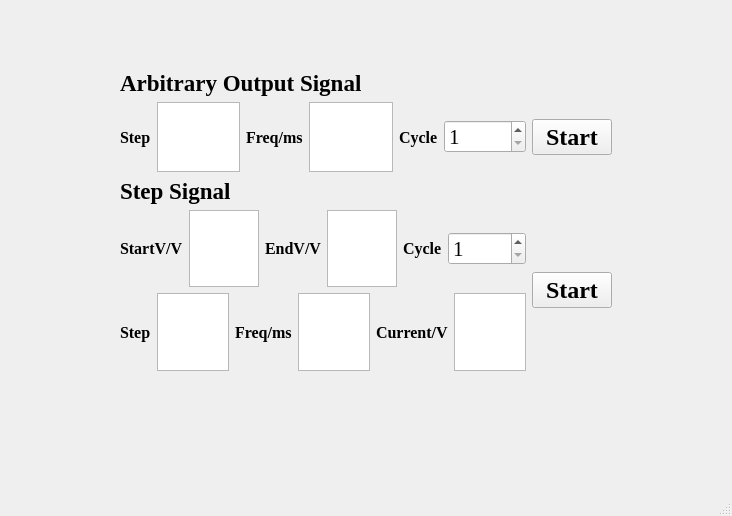
<?xml version="1.0" encoding="UTF-8"?>
<ui version="4.0">
 <class>MainWindow</class>
 <widget class="QMainWindow" name="MainWindow">
  <property name="geometry">
   <rect>
    <x>0</x>
    <y>0</y>
    <width>732</width>
    <height>516</height>
   </rect>
  </property>
  <property name="font">
   <font>
    <family>Times New Roman</family>
   </font>
  </property>
  <property name="windowTitle">
   <string>MainWindow</string>
  </property>
  <widget class="QWidget" name="centralwidget">
   <widget class="QWidget" name="">
    <property name="geometry">
     <rect>
      <x>120</x>
      <y>70</y>
      <width>492</width>
      <height>301</height>
     </rect>
    </property>
    <layout class="QVBoxLayout" name="verticalLayout_3">
     <item>
      <layout class="QVBoxLayout" name="verticalLayout_2">
       <item>
        <widget class="QLabel" name="label_8">
         <property name="font">
          <font>
           <family>Times New Roman</family>
           <pointsize>17</pointsize>
           <weight>75</weight>
           <bold>true</bold>
           <stylestrategy>PreferDefault</stylestrategy>
          </font>
         </property>
         <property name="text">
          <string>Arbitrary Output Signal</string>
         </property>
        </widget>
       </item>
       <item>
        <layout class="QHBoxLayout" name="horizontalLayout">
         <item>
          <widget class="QLabel" name="label_3">
           <property name="font">
            <font>
             <family>Times New Roman</family>
             <pointsize>12</pointsize>
             <weight>75</weight>
             <bold>true</bold>
            </font>
           </property>
           <property name="text">
            <string>Step</string>
           </property>
          </widget>
         </item>
         <item>
          <widget class="QTextEdit" name="step">
           <property name="font">
            <font>
             <pointsize>16</pointsize>
             <weight>75</weight>
             <bold>true</bold>
            </font>
           </property>
          </widget>
         </item>
         <item>
          <widget class="QLabel" name="label_5">
           <property name="font">
            <font>
             <family>Times New Roman</family>
             <pointsize>12</pointsize>
             <weight>75</weight>
             <bold>true</bold>
            </font>
           </property>
           <property name="text">
            <string>Freq/ms</string>
           </property>
          </widget>
         </item>
         <item>
          <widget class="QTextEdit" name="freq">
           <property name="font">
            <font>
             <pointsize>16</pointsize>
             <weight>75</weight>
             <bold>true</bold>
            </font>
           </property>
          </widget>
         </item>
         <item>
          <widget class="QLabel" name="label_7">
           <property name="font">
            <font>
             <family>Times New Roman</family>
             <pointsize>12</pointsize>
             <weight>75</weight>
             <bold>true</bold>
            </font>
           </property>
           <property name="text">
            <string>Cycle</string>
           </property>
          </widget>
         </item>
         <item>
          <widget class="QSpinBox" name="cycle">
           <property name="font">
            <font>
             <pointsize>16</pointsize>
            </font>
           </property>
           <property name="keyboardTracking">
            <bool>true</bool>
           </property>
           <property name="minimum">
            <number>1</number>
           </property>
           <property name="maximum">
            <number>10000</number>
           </property>
          </widget>
         </item>
         <item>
          <widget class="QPushButton" name="start_button">
           <property name="font">
            <font>
             <family>Times New Roman</family>
             <pointsize>18</pointsize>
             <weight>75</weight>
             <bold>true</bold>
            </font>
           </property>
           <property name="text">
            <string>Start</string>
           </property>
          </widget>
         </item>
        </layout>
       </item>
      </layout>
     </item>
     <item>
      <widget class="QLabel" name="label_6">
       <property name="font">
        <font>
         <family>Times New Roman</family>
         <pointsize>17</pointsize>
         <weight>75</weight>
         <bold>true</bold>
        </font>
       </property>
       <property name="text">
        <string>Step Signal</string>
       </property>
      </widget>
     </item>
     <item>
      <layout class="QHBoxLayout" name="horizontalLayout_4">
       <item>
        <layout class="QVBoxLayout" name="verticalLayout">
         <item>
          <layout class="QHBoxLayout" name="horizontalLayout_2">
           <item>
            <widget class="QLabel" name="label_11">
             <property name="font">
              <font>
               <family>Times New Roman</family>
               <pointsize>12</pointsize>
               <weight>75</weight>
               <bold>true</bold>
              </font>
             </property>
             <property name="text">
              <string>StartV/V</string>
             </property>
            </widget>
           </item>
           <item>
            <widget class="QTextEdit" name="startV">
             <property name="font">
              <font>
               <pointsize>16</pointsize>
               <weight>75</weight>
               <bold>true</bold>
              </font>
             </property>
            </widget>
           </item>
           <item>
            <widget class="QLabel" name="label_12">
             <property name="font">
              <font>
               <family>Times New Roman</family>
               <pointsize>12</pointsize>
               <weight>75</weight>
               <bold>true</bold>
              </font>
             </property>
             <property name="text">
              <string>EndV/V</string>
             </property>
            </widget>
           </item>
           <item>
            <widget class="QTextEdit" name="endV">
             <property name="font">
              <font>
               <pointsize>16</pointsize>
               <weight>75</weight>
               <bold>true</bold>
              </font>
             </property>
            </widget>
           </item>
           <item>
            <widget class="QLabel" name="label_13">
             <property name="font">
              <font>
               <family>Times New Roman</family>
               <pointsize>12</pointsize>
               <weight>75</weight>
               <bold>true</bold>
              </font>
             </property>
             <property name="text">
              <string>Cycle</string>
             </property>
            </widget>
           </item>
           <item>
            <widget class="QSpinBox" name="cycle1">
             <property name="font">
              <font>
               <pointsize>16</pointsize>
              </font>
             </property>
             <property name="keyboardTracking">
              <bool>true</bool>
             </property>
             <property name="minimum">
              <number>1</number>
             </property>
             <property name="maximum">
              <number>10000</number>
             </property>
            </widget>
           </item>
          </layout>
         </item>
         <item>
          <layout class="QHBoxLayout" name="horizontalLayout_3">
           <item>
            <widget class="QLabel" name="label_14">
             <property name="font">
              <font>
               <family>Times New Roman</family>
               <pointsize>12</pointsize>
               <weight>75</weight>
               <bold>true</bold>
              </font>
             </property>
             <property name="text">
              <string>Step</string>
             </property>
            </widget>
           </item>
           <item>
            <widget class="QTextEdit" name="step1">
             <property name="font">
              <font>
               <pointsize>16</pointsize>
               <weight>75</weight>
               <bold>true</bold>
              </font>
             </property>
            </widget>
           </item>
           <item>
            <widget class="QLabel" name="label_17">
             <property name="font">
              <font>
               <family>Times New Roman</family>
               <pointsize>12</pointsize>
               <weight>75</weight>
               <bold>true</bold>
              </font>
             </property>
             <property name="text">
              <string>Freq/ms</string>
             </property>
            </widget>
           </item>
           <item>
            <widget class="QTextEdit" name="freq1">
             <property name="font">
              <font>
               <pointsize>16</pointsize>
               <weight>75</weight>
               <bold>true</bold>
              </font>
             </property>
            </widget>
           </item>
           <item>
            <widget class="QLabel" name="label_16">
             <property name="font">
              <font>
               <family>Times New Roman</family>
               <pointsize>12</pointsize>
               <weight>75</weight>
               <bold>true</bold>
              </font>
             </property>
             <property name="text">
              <string>Current/V</string>
             </property>
            </widget>
           </item>
           <item>
            <widget class="QTextEdit" name="current">
             <property name="font">
              <font>
               <pointsize>16</pointsize>
               <weight>75</weight>
               <bold>true</bold>
              </font>
             </property>
             <property name="readOnly">
              <bool>true</bool>
             </property>
            </widget>
           </item>
          </layout>
         </item>
        </layout>
       </item>
       <item>
        <widget class="QPushButton" name="start_button1">
         <property name="font">
          <font>
           <family>Times New Roman</family>
           <pointsize>18</pointsize>
           <weight>75</weight>
           <bold>true</bold>
          </font>
         </property>
         <property name="text">
          <string>Start</string>
         </property>
        </widget>
       </item>
      </layout>
     </item>
    </layout>
   </widget>
  </widget>
  <widget class="QMenuBar" name="menubar">
   <property name="geometry">
    <rect>
     <x>0</x>
     <y>0</y>
     <width>732</width>
     <height>21</height>
    </rect>
   </property>
  </widget>
  <widget class="QStatusBar" name="statusbar"/>
 </widget>
 <resources/>
 <connections/>
</ui>
